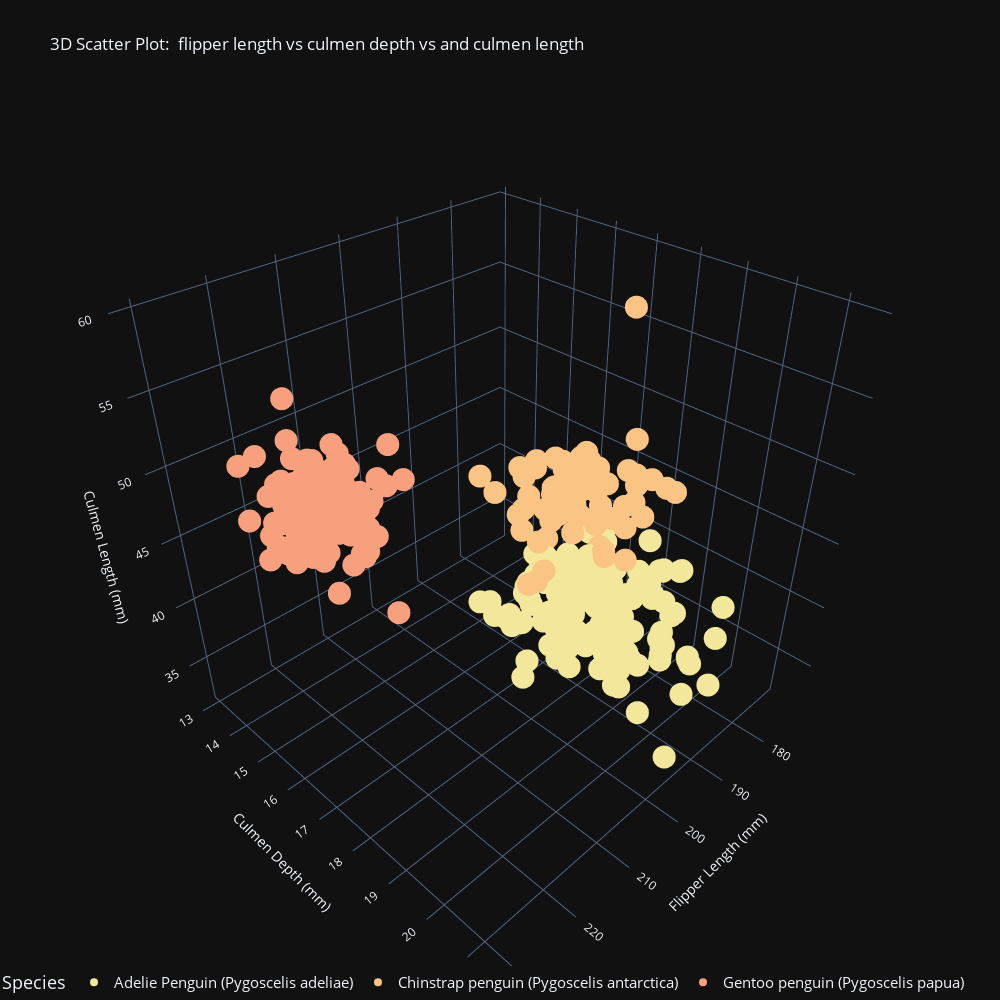

Notebook source saved alongside this figure:
### Markdown cell above
# 2f. Add flipper length to the scatter plot in part e to make a 3d scatter plot

### Code cell
#plot flipper length, culmen depth, culmen length with species information
#3d scatter plot
plot_4 = px.scatter_3d(penguin_Iter, x="Flipper Length (mm)", y="Culmen Depth (mm)", z="Culmen Length (mm)", color="Species", width = 1000, height = 1000, title = "3D Scatter Plot:  flipper length vs culmen depth vs and culmen length", template = "plotly_dark", color_discrete_sequence = px.colors.sequential.Sunset)
#decrease size of the text 
plot_4.update_layout(margin = dict(l=0, r=0, b=0, t=100))
#reduce legend size
plot_4.update_layout(legend=dict(x=0, y=0.0), legend_orientation="h", legend_font_size=15)
plot_4.show()

### Figure 1 — Plotly figure (JSON) as saved in the notebook; plotly's stock layout.template omitted (floating-point values rounded to 4 significant figures; data arrays with more than 128 entries replaced by an {"elided": "..."} marker saying what was removed)
{"data": [{"hovertemplate": "Species=Adelie Penguin (Pygoscelis adeliae)<br>Flipper Length (mm)=%{x}<br>Culmen Depth (mm)=%{y}<br>Culmen Length (mm)=%{z}<extra></extra>", "legendgroup": "Adelie Penguin (Pygoscelis adeliae)", "marker": {"color": "rgb(243, 231, 155)", "symbol": "circle"}, "mode": "markers", "name": "Adelie Penguin (Pygoscelis adeliae)", "scene": "scene", "showlegend": true, "type": "scatter3d", "x": {"elided": "152 int values"}, "y": {"elided": "152 float values"}, "z": {"elided": "152 float values"}}, {"hovertemplate": "Species=Chinstrap penguin (Pygoscelis antarctica)<br>Flipper Length (mm)=%{x}<br>Culmen Depth (mm)=%{y}<br>Culmen Length (mm)=%{z}<extra></extra>", "legendgroup": "Chinstrap penguin (Pygoscelis antarctica)", "marker": {"color": "rgb(250, 196, 132)", "symbol": "circle"}, "mode": "markers", "name": "Chinstrap penguin (Pygoscelis antarctica)", "scene": "scene", "showlegend": true, "type": "scatter3d", "x": [192, 196, 193, 188, 197, 198, 178, 197, 195, 198, 193, 194, 185, 201, 190, 201, 197, 181, 190, 195, 181, 191, 187, 193, 195, 197, 200, 200, 191, 205, 187, 201, 187, 203, 195, 199, 195, 210, 192, 205, 210, 187, 196, 196, 196, 201, 190, 212, 187, 198, 199, 201, 193, 203, 187, 197, 191, 203, 202, 194, 206, 189, 195, 207, 202, 193, 210, 198], "y": [17.9, 19.5, 19.2, 18.7, 19.8, 17.8, 18.2, 18.2, 18.9, 19.9, 17.8, 20.3, 17.3, 18.1, 17.1, 19.6, 20, 17.8, 18.6, 18.2, 17.3, 17.5, 16.6, 19.4, 17.9, 19, 18.4, 19, 17.8, 20, 16.6, 20.8, 16.7, 18.8, 18.6, 16.8, 18.3, 20.7, 16.6, 19.9, 19.5, 17.5, 19.1, 17, 17.9, 18.5, 17.9, 19.6, 18.7, 17.3, 16.4, 19, 17.3, 19.7, 17.3, 18.8, 16.6, 19.9, 18.8, 19.4, 19.5, 16.5, 17, 19.8, 18.1, 18.2, 19, 18.7], "z": [46.5, 50, 51.3, 45.4, 52.7, 45.2, 46.1, 51.3, 46, 51.3, 46.6, 51.7, 47, 52, 45.9, 50.5, 50.3, 58, 46.4, 49.2, 42.4, 48.5, 43.2, 50.6, 46.7, 52, 50.5, 49.5, 46.4, 52.8, 40.9, 54.2, 42.5, 51, 49.7, 47.5, 47.6, 52, 46.9, 53.5, 49, 46.2, 50.9, 45.5, 50.9, 50.8, 50.1, 49, 51.5, 49.8, 48.1, 51.4, 45.7, 50.7, 42.5, 52.2, 45.2, 49.3, 50.2, 45.6, 51.9, 46.8, 45.7, 55.8, 43.5, 49.6, 50.8, 50.2]}, {"hovertemplate": "Species=Gentoo penguin (Pygoscelis papua)<br>Flipper Length (mm)=%{x}<br>Culmen Depth (mm)=%{y}<br>Culmen Length (mm)=%{z}<extra></extra>", "legendgroup": "Gentoo penguin (Pygoscelis papua)", "marker": {"color": "rgb(248, 160, 126)", "symbol": "circle"}, "mode": "markers", "name": "Gentoo penguin (Pygoscelis papua)", "scene": "scene", "showlegend": true, "type": "scatter3d", "x": [211, 230, 210, 218, 215, 210, 211, 219, 209, 215, 214, 216, 214, 213, 210, 217, 210, 221, 209, 222, 218, 215, 213, 215, 215, 215, 216, 215, 210, 220, 222, 209, 207, 230, 220, 220, 213, 219, 208, 208, 208, 225, 210, 216, 222, 217, 210, 225, 213, 215, 210, 220, 210, 225, 217, 220, 208, 220, 208, 224, 208, 221, 214, 231, 219, 230, 214, 229, 220, 223, 216, 221, 221, 217, 216, 230, 209, 220, 215, 223, 212, 221, 212, 224, 212, 228, 218, 218, 212, 230, 218, 228, 212, 224, 214, 226, 216, 222, 203, 225, 219, 228, 215, 228, 216, 215, 210, 219, 208, 209, 216, 229, 213, 230, 217, 230, 217, 222, 214, null, 215, 222, 212, 213], "y": [13.2, 16.3, 14.1, 15.2, 14.5, 13.5, 14.6, 15.3, 13.4, 15.4, 13.7, 16.1, 13.7, 14.6, 14.6, 15.7, 13.5, 15.2, 14.5, 15.1, 14.3, 14.5, 14.5, 15.8, 13.1, 15.1, 14.3, 15, 14.3, 15.3, 15.3, 14.2, 14.5, 17, 14.8, 16.3, 13.7, 17.3, 13.6, 15.7, 13.7, 16, 13.7, 15, 15.9, 13.9, 13.9, 15.9, 13.3, 15.8, 14.2, 14.1, 14.4, 15, 14.4, 15.4, 13.9, 15, 14.5, 15.3, 13.8, 14.9, 13.9, 15.7, 14.2, 16.8, 14.4, 16.2, 14.2, 15, 15, 15.6, 15.6, 14.8, 15, 16, 14.2, 16.3, 13.8, 16.4, 14.5, 15.6, 14.6, 15.9, 13.8, 17.3, 14.4, 14.2, 14, 17, 15, 17.1, 14.5, 16.1, 14.7, 15.7, 15.8, 14.6, 14.4, 16.5, 15, 17, 15.5, 15, 13.8, 16.1, 14.7, 15.8, 14, 15.1, 15.2, 15.9, 15.2, 16.3, 14.1, 16, 15.7, 16.2, 13.7, null, 14.3, 15.7, 14.8, 16.1], "z": [46.1, 50, 48.7, 50, 47.6, 46.5, 45.4, 46.7, 43.3, 46.8, 40.9, 49, 45.5, 48.4, 45.8, 49.3, 42, 49.2, 46.2, 48.7, 50.2, 45.1, 46.5, 46.3, 42.9, 46.1, 44.5, 47.8, 48.2, 50, 47.3, 42.8, 45.1, 59.6, 49.1, 48.4, 42.6, 44.4, 44, 48.7, 42.7, 49.6, 45.3, 49.6, 50.5, 43.6, 45.5, 50.5, 44.9, 45.2, 46.6, 48.5, 45.1, 50.1, 46.5, 45, 43.8, 45.5, 43.2, 50.4, 45.3, 46.2, 45.7, 54.3, 45.8, 49.8, 46.2, 49.5, 43.5, 50.7, 47.7, 46.4, 48.2, 46.5, 46.4, 48.6, 47.5, 51.1, 45.2, 45.2, 49.1, 52.5, 47.4, 50, 44.9, 50.8, 43.4, 51.3, 47.5, 52.1, 47.5, 52.2, 45.5, 49.5, 44.5, 50.8, 49.4, 46.9, 48.4, 51.1, 48.5, 55.9, 47.2, 49.1, 47.3, 46.8, 41.7, 53.4, 43.3, 48.1, 50.5, 49.8, 43.5, 51.5, 46.2, 55.1, 44.5, 48.8, 47.2, null, 46.8, 50.4, 45.2, 49.9]}], "layout": {"height": 1000, "legend": {"font": {"size": 15}, "orientation": "h", "title": {"text": "Species"}, "tracegroupgap": 0, "x": 0, "y": 0}, "margin": {"b": 0, "l": 0, "r": 0, "t": 100}, "scene": {"domain": {"x": [0, 1], "y": [0, 1]}, "xaxis": {"title": {"text": "Flipper Length (mm)"}}, "yaxis": {"title": {"text": "Culmen Depth (mm)"}}, "zaxis": {"title": {"text": "Culmen Length (mm)"}}}, "title": {"text": "3D Scatter Plot:  flipper length vs culmen depth vs and culmen length"}, "width": 1000}}
